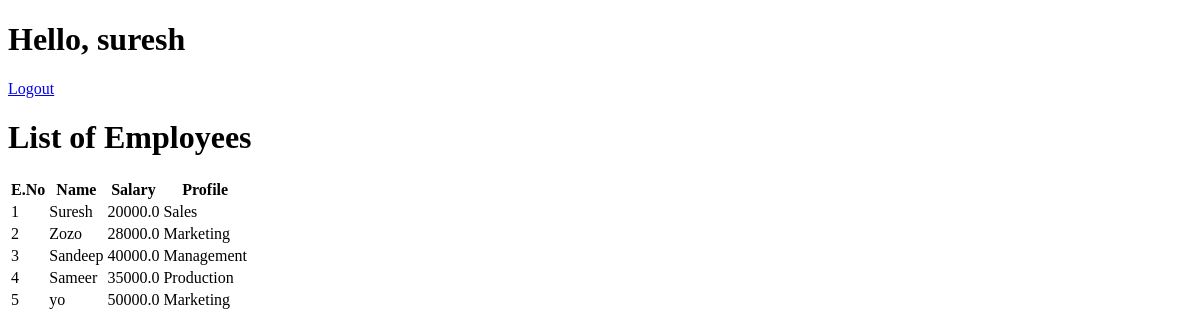
The app's page /testapp/show-employee/ (signed in), older data.
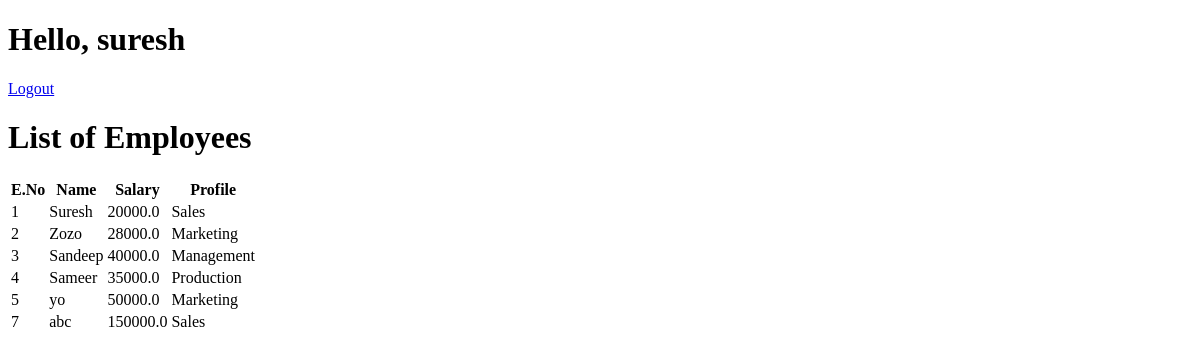
The same page, newer data.
### testapp/models.py (models this page shows, shortened)
class Employee(models.Model):
    eno=models.IntegerField()
    ename=models.CharField(max_length=40)
    esal=models.FloatField()
    eprofile=models.CharField(max_length=40)

### testapp/views.py (the view)
# urls.py: path('show-employee/',employee_info),
def employee_info(request):
    if 'username' not in request.session:
        return HttpResponseRedirect('http://localhost:8000/testapp/login/')
    employees=Employee.objects.all()
    data={'employees':employees}
    res=render(request,'testapp/show_employee.html',data)
    return res

### templates/testapp/show_employee.html (shortened to what this page needs)
<!DOCTYPE html>
<html lang="en">
<head>
</head>
<body>
    <h1>Hello, {{request.session.username}}</h1>
    <a href="http://localhost:8000/testapp/logout/">Logout</a>
    <h1>List of Employees</h1>
    <table>
        <tr>
            <th>E.No</th>
            <th>Name</th>
            <th>Salary</th>
            <th>Profile</th>
        </tr>
        {% for emp in employees %}
        <tr>
            <td>{{emp.eno}}</td>
            <td>{{emp.ename}}</td>
            <td>{{emp.esal}}</td>
            <td>{{emp.eprofile}}</td>
        </tr>
        {% endfor %}
    </table>
</body>
</html>

Row changes from the older to the newer data that the page shows:
added Employee: eno "7", ename "abc", esal "150000.0", eprofile "Sales"
